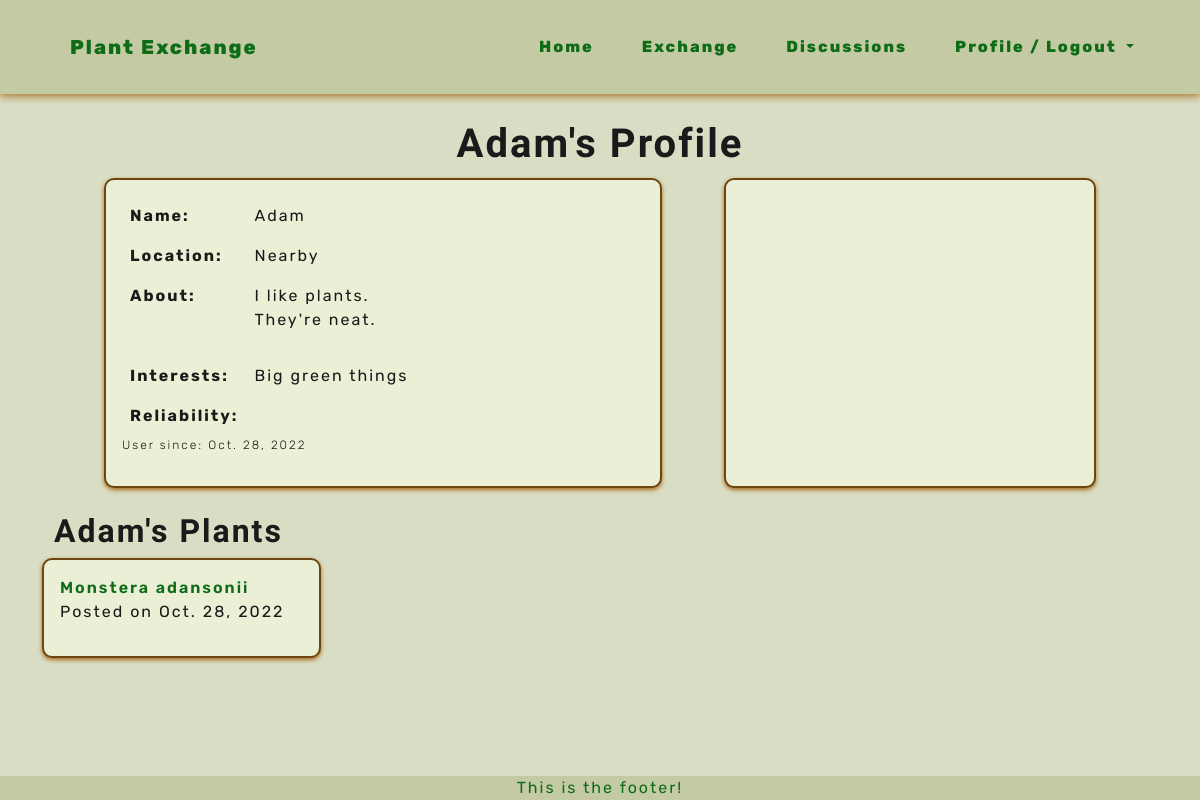
The page /profiles/1 (signed in) on the database its author committed.
### profiles/models.py (models this page shows, shortened)
class Profile(models.Model):
    user = models.OneToOneField(User, on_delete=models.CASCADE)
    name = models.CharField(max_length=20, null=True, blank=True)
    location = models.CharField(max_length=40, null=True, blank=True, default='Private')
    about_me = models.TextField(null=True, blank=True)
    interested_in = models.CharField(max_length=140, null=True, blank=True)
    profile_image = CloudinaryField('image', null=True, blank=True, default='profile_pic')
    created_on = models.DateField(auto_now_add=True)
    def __str__(self):
        return f"{self.name}"

### plants/models.py (models this page shows)
class Plant(models.Model):
    title = models.CharField(max_length=40)
    owner = models.ForeignKey(User, on_delete=models.CASCADE, related_name='owner')
    category = models.ForeignKey(Category, on_delete=models.SET_DEFAULT, default='none')
    description = models.TextField()
    image = CloudinaryField('image', null=True, blank=True, default='placeholder')
    will_trade_for = models.CharField(max_length=140, null=True, blank=True)
    added_on = models.DateField(auto_now_add=True)
    updated_on = models.DateField(auto_now=True)
    status = models.IntegerField(choices=STATUS, default=0)
    class Meta:
        ordering = ['-added_on', 'status']
    def __str__(self):
        return self.title

### profiles/views.py (the view)
# urls.py: path('<user_id>', views.ProfileView.as_view(), name='profile'),
class ProfileView(View):
    def get(self, request, user_id):
        profile = get_object_or_404(Profile, user=user_id)
        plants = Plant.objects.filter(owner=user_id).order_by('-added_on')
        template_name = 'profiles/profile.html'
        context = {
            'profile': profile,
            'plants': plants,
            }
        return render(request, template_name, context)

### profiles/templates/profiles/profile.html (shortened to what this page needs)
{% extends 'base.html' %}
{% block content %}
<section class="container-fluid">
    <div class="col-12">
        <h1 class="headings headings-bg text-center">{{ profile }}'s Profile</h1>
        <div class="row d-flex justify-content-evenly">
            <div class="col-sm-6 plant-card">
                <table>
                    <tr>
                        <th>Name: </th>
                        <td>{{ profile.name }}</td>
                    </tr>
                    <tr>
                        <th>Location:</th>
                        <td>{{ profile.location }}</td>
                    </tr>
                    <tr>
                        <th class="align-top">About:</th>
                        <td>{{ profile.about_me|linebreaks }}</td>
                    </tr>
                    <tr>
                        <th>Interests:</th>
                        <td>{{ profile.interested_in }}</td>
                    </tr>
                    <tr>
                        <th>Reliability:</th>
                        <td>{{ profile.rating }}</td>
                    </tr>
                </table>
                <p class="little">User since: {{ profile.created_on }}</p>
            </div>
            <div class="col-sm-4 plant-card">
            </div>
        </div>
    </div>
</section>
<section class="container-fluid">
    <div class="col-12">
        <h2 class="headings headings-bg">{{ profile }}'s Plants</h2>
        <div class="row">
            {% for plant in plants %}
            <div class="plant-card col-sm-6 col-md-4 col-lg-3">
                <a class="plnt-links" href="{% url 'plants:plant_detail' plant_id=plant.id %}">{{ plant }}</a>
                <p>Posted on {{ plant.added_on }}</p>
                {% empty %}
                No plants!
                {% endfor %}
            </div>
        </div>
</section>
{% endblock content %}

### static/css/style.css (style rules this page uses)
:root { --site-black: #191a19; --site-white: #d8ddc4; --site-whiter: #eaefd5; --site-beige: #c3caa4; --site-dark-brown: #6c460e; --site-med-brown: #996314; --site-light-brown: #aa6c1f; --site-dark-green: #0e6c17; --site-med-green: #469c36; --site-light-green: #5dc64d; }
html { height: 100%; }
body { font-family: "Rubik", sans-serif; color: var(--site-black); font-size: 1rem; letter-spacing: 2px; background-color: var(--site-white); }
.headings { font-family: 'Zen Antique Soft', serif; font-weight: 800; margin: 0.25em 0; }
.little { font-weight: 300; font-size: 0.75em; }
a { text-decoration: none; }
.plnt-links { cursor: pointer; font-weight: 600; color: var(--site-dark-green); border: none; }
th, td { padding: 0.5em; }
.plant-card { padding: 1em; margin-bottom: 1em; border: 2px solid var(--site-dark-brown); border-radius: 10px; background-color: var(--site-whiter); box-shadow: 0 2px 4px 0 var(--site-light-brown); overflow-wrap: break-word; }

### rows shown on the page
Profile: name "Adam", location "Nearby", about_me "I like plants. They're neat.", interested_in "Big green things", created_on "Oct. 28, 2022"
Plant: title "Monstera adansonii", added_on "Oct. 28, 2022"
